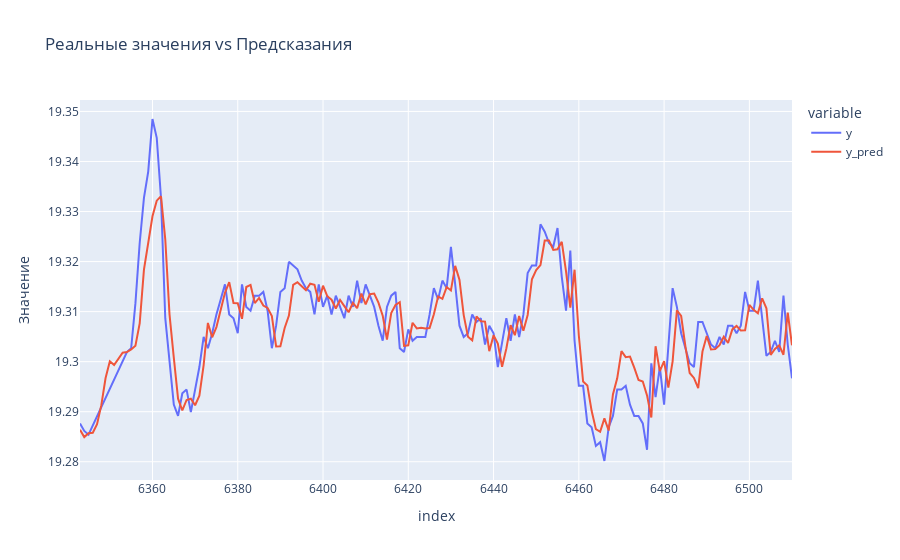

Notebook code for this chart:
### Code cell
preds, val_mape, test_mape, best_model_config, test = tuning_pipeline(df.drop(columns=['Date']))
print('F1')
plot_result(test.drop(columns=['y']), test['y'].values, preds[24 * 7:])

results = make_permutation_and_feature_importance(
    df.drop(columns=['Date']), best_model_config
)
best_model = results['filtered_model']
features = results['features']
joblib.dump(best_model, f'service/models/LGBMModel_F1.pkl')
artifacts = pd.DataFrame([
    {'best_model_config': best_model_config, 'features': features}
], index=[0])
artifacts.to_csv(f'service/artifacts/F1.csv', index=False)

### Figure 1 — Plotly figure (JSON) as saved in the notebook; plotly's stock layout.template omitted (floating-point values rounded to 4 significant figures; data arrays with more than 128 entries replaced by an {"elided": "..."} marker saying what was removed)
{"data": [{"hovertemplate": "variable=y<br>index=%{x}<br>Значение=%{y}<extra></extra>", "legendgroup": "y", "line": {"color": "#636efa", "dash": "solid"}, "marker": {"symbol": "circle"}, "mode": "lines", "name": "y", "orientation": "v", "showlegend": true, "type": "scatter", "x": {"elided": "168 int values"}, "xaxis": "x", "y": {"elided": "168 float values"}, "yaxis": "y"}, {"hovertemplate": "variable=y_pred<br>index=%{x}<br>Значение=%{y}<extra></extra>", "legendgroup": "y_pred", "line": {"color": "#EF553B", "dash": "solid"}, "marker": {"symbol": "circle"}, "mode": "lines", "name": "y_pred", "orientation": "v", "showlegend": true, "type": "scatter", "x": {"elided": "168 int values"}, "xaxis": "x", "y": {"elided": "168 float values"}, "yaxis": "y"}], "layout": {"hovermode": "x unified", "legend": {"title": {"text": "variable"}, "tracegroupgap": 0}, "title": {"text": "Реальные значения vs Предсказания"}, "xaxis": {"anchor": "y", "domain": [0, 1], "title": {"text": "index"}}, "yaxis": {"anchor": "x", "domain": [0, 1], "title": {"text": "Значение"}}}}
